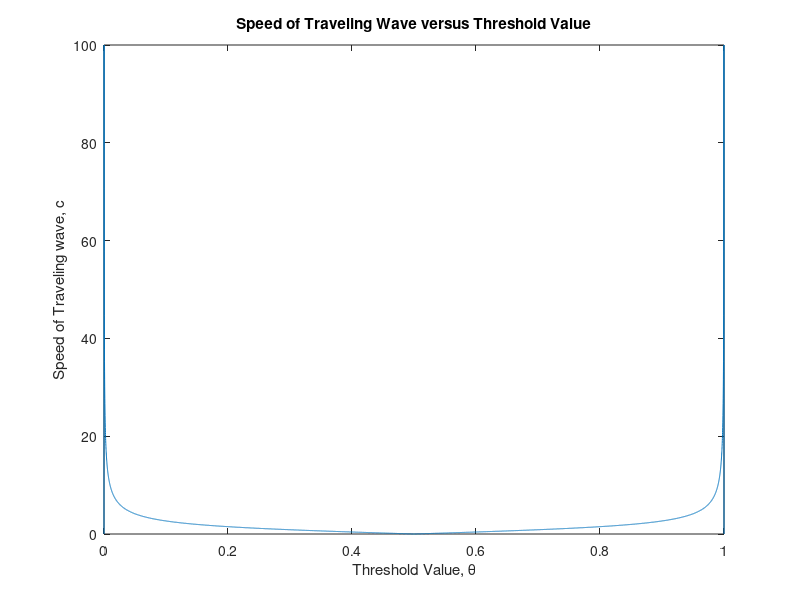

Reproduce this figure in MATLAB.
theta=linspace(0,1,10000);
c=sqrt(-(2*theta-1).^2./(theta.^2-theta));
plot(theta,c)
xlabel('Threshold Value, \theta')
ylabel('Speed of Traveling wave, c')
title('Speed of Traveling Wave versus Threshold Value')